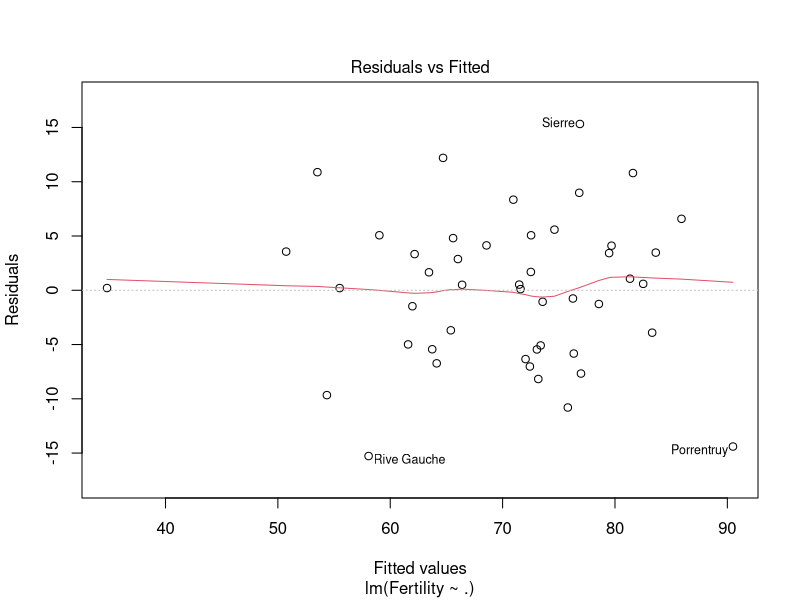
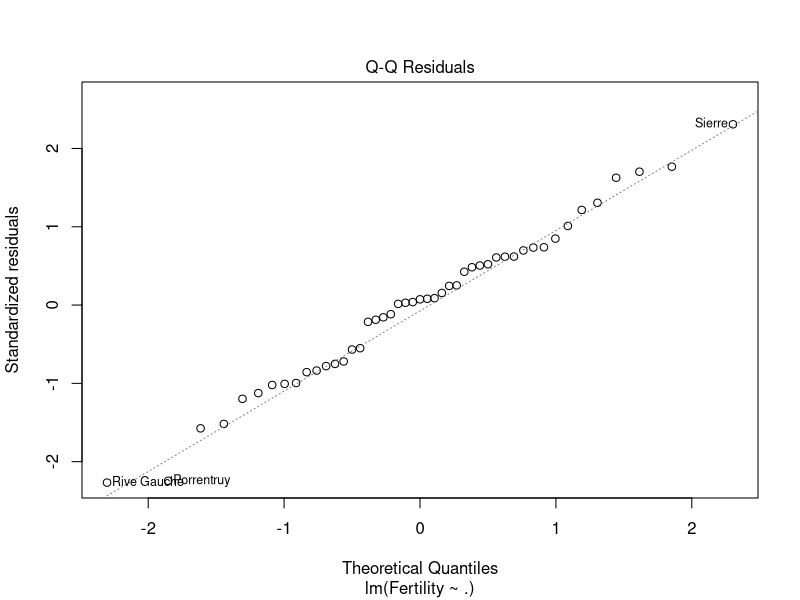
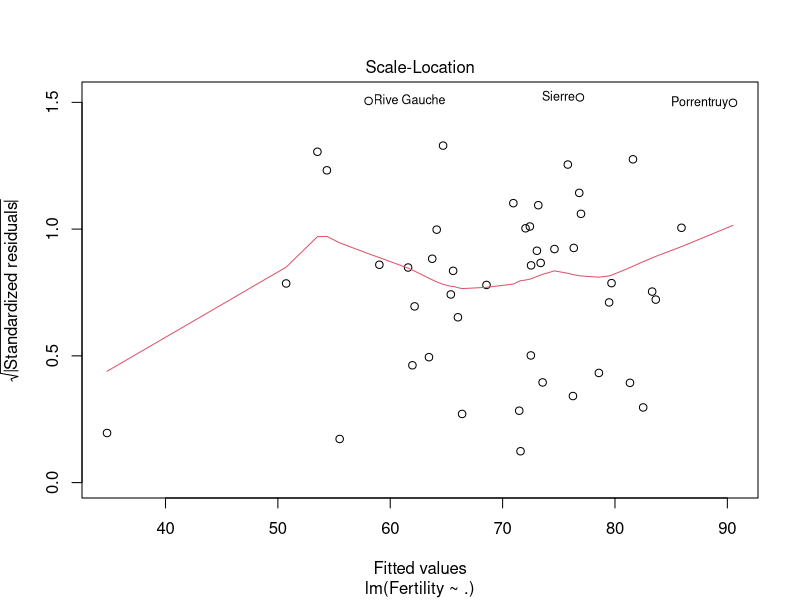
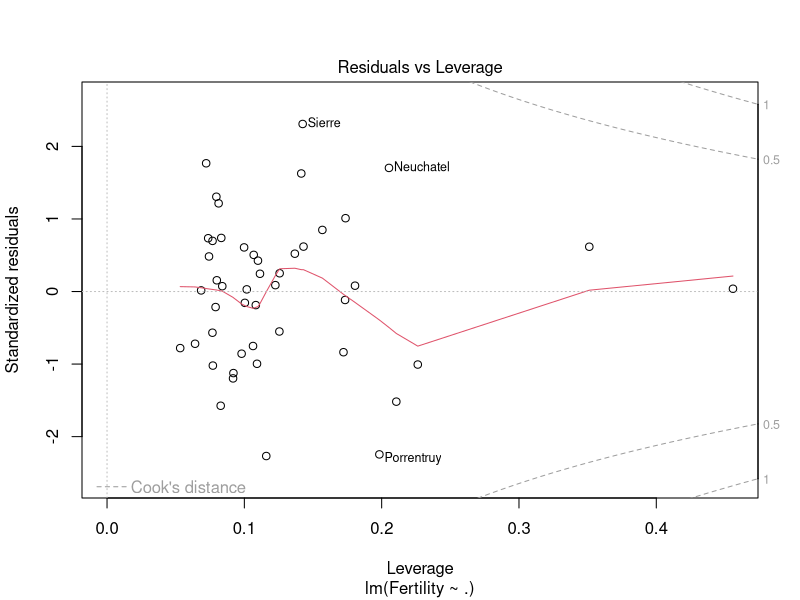
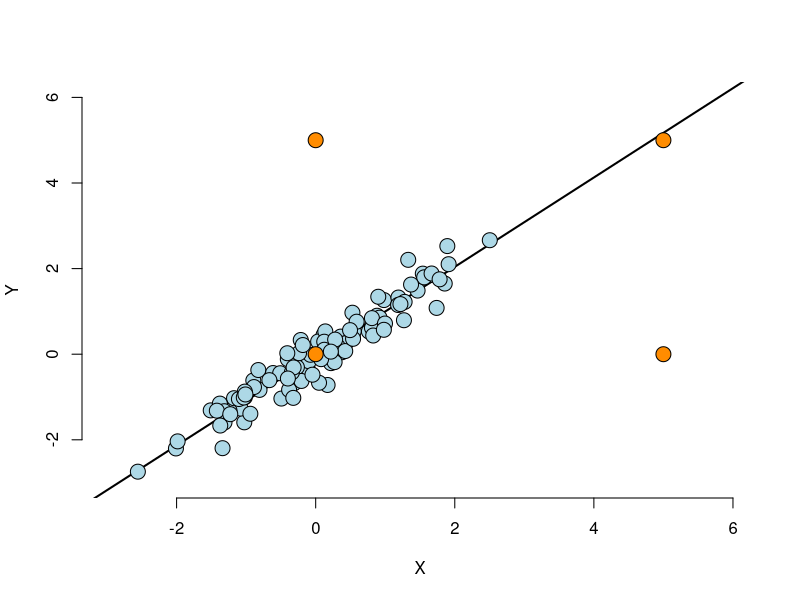

These charts were generated, in order, by the following R code:
setwd("C:\\Users\\Ivan.Liuyanfeng\\Desktop\\Data_Mining_Work_Space\\Data-Science-Regression-Models")
data(swiss); par(mfrow = c(2, 2))
png("diag.png")
fit <- lm(Fertility ~ . , data = swiss); plot(fit)
dev.off()

par(mfcol = c(1,1))
n <- 100; x <- rnorm(n); y <- x + rnorm(n, sd = .3)
png("diag2.png")
plot(c(-3, 6), c(-3, 6), type = "n", frame = FALSE, xlab = "X", ylab = "Y")
abline(lm(y ~ x), lwd = 2)
points(x, y, cex = 2, bg = "lightblue", col = "black", pch = 21)
points(0, 0, cex = 2, bg = "darkorange", col = "black", pch = 21)
points(0, 5, cex = 2, bg = "darkorange", col = "black", pch = 21)
points(5, 5, cex = 2, bg = "darkorange", col = "black", pch = 21)
points(5, 0, cex = 2, bg = "darkorange", col = "black", pch = 21)
dev.off()